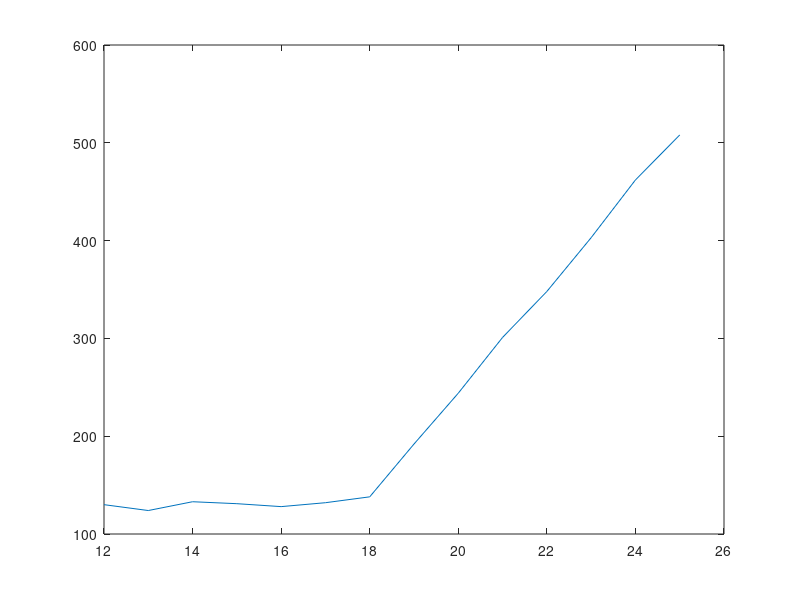

MATLAB code for this plot: (Note: this script raises an error after producing the figure.)
%a = [5e3, 4e4, 2e2]
%f=relfaktor(a)


data = [130, 124, 133, 131, 128, 132, 138, 192, 244, 301, 348, 403, 462, 508];
theta2 = linspace(12, 25, length(data))

plot(theta2, data)

e = 1.60217662e-19; %coloumb
m = 9.10938356e-31; %kg
c = 299792458;      %m/s
lambda_compton = 2.426e-12; %meter
another_factor = sqrt((m*c^2)./(2*e*e03));
size(another_factor)
size(lambda_compton*relfaktor(e03))
lambda = times(another_factor, lambda_compton*relfaktor(e03))
sigma_m = std(lambda./D)/(sqrt(length(e03)-1))
answer = mean((lambda./D))

a = lambda./D
a(11)
a(10)